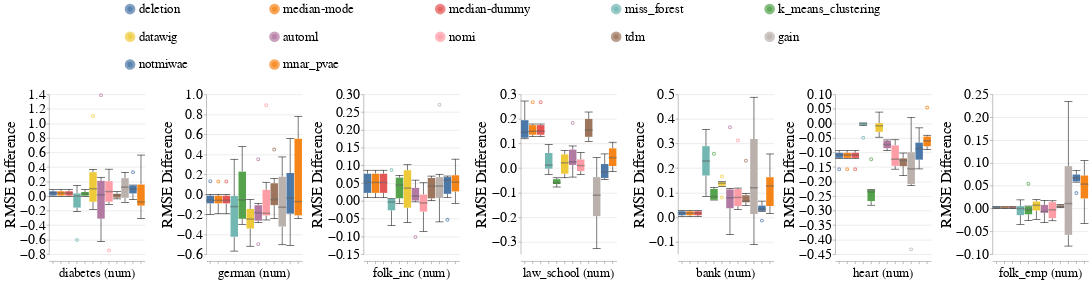

Source (notebook cell):
### Code cell
create_box_plots_for_diff_imputers_and_datasets_for_mixed_exp(train_injection_scenario='MCAR3',
                                                              test_injection_scenario='MCAR3',
                                                              metric_name='rmse',
                                                              dataset_to_column_name=DATASET_TO_COLUMN_NAME,
                                                              dataset_to_group=DATASETS_SENSITIVE_ATTRS,
                                                              db_client=db_client,
                                                              without_dummy=False)

### Figure 1 — Vega-Lite specification as saved in the notebook (floating-point values rounded to 4 significant figures; data arrays with more than 128 entries replaced by an {"elided": "..."} marker saying what was removed)
{"config": {"view": {"continuousWidth": 400, "continuousHeight": 300, "stroke": null}, "axis": {"labelFontSize": 26, "labelFontWeight": "normal", "titleFontSize": 28, "titleFontWeight": "normal"}, "facet": {"spacing": 15}, "header": {"labelFontSize": 24, "labelOrient": "bottom", "labelPadding": 5, "titleFontSize": 28}, "legend": {"columns": 5, "direction": "horizontal", "labelFontSize": 24, "labelLimit": 400, "orient": "top", "symbolOffset": 140, "symbolStrokeWidth": 10, "titleAnchor": "middle", "titleFontSize": 26, "titleLimit": 300}, "title": {"fontSize": 28}}, "data": {"name": "data-b3c82a3897bd1741430fcba63e01948b"}, "mark": {"type": "boxplot", "median": {"stroke": "black", "strokeWidth": 0.7}, "ticks": true}, "encoding": {"color": {"field": "Null_Imputer_Name", "sort": ["deletion", "median-mode", "median-dummy", "miss_forest", "k_means_clustering", "datawig", "automl", "nomi", "tdm", "gain", "notmiwae"], "title": null, "type": "nominal"}, "column": {"field": "Extended_Dataset_Name", "sort": {"field": "Dataset_Sequence_Number", "order": "ascending"}, "title": null, "type": "nominal"}, "x": {"axis": {"labels": false}, "field": "Null_Imputer_Name", "sort": ["deletion", "median-mode", "median-dummy", "miss_forest", "k_means_clustering", "datawig", "automl", "nomi", "tdm", "gain", "notmiwae"], "title": null, "type": "nominal"}, "y": {"field": "Rmse_Difference", "scale": {"zero": false}, "title": "RMSE Difference", "type": "quantitative"}}, "resolve": {"scale": {"y": "independent"}}, "width": 180, "$schema": "https://vega.github.io/schema/vega-lite/v4.17.0.json", "datasets": {"data-b3c82a3897bd1741430fcba63e01948b": {"elided": "504 records"}}}
